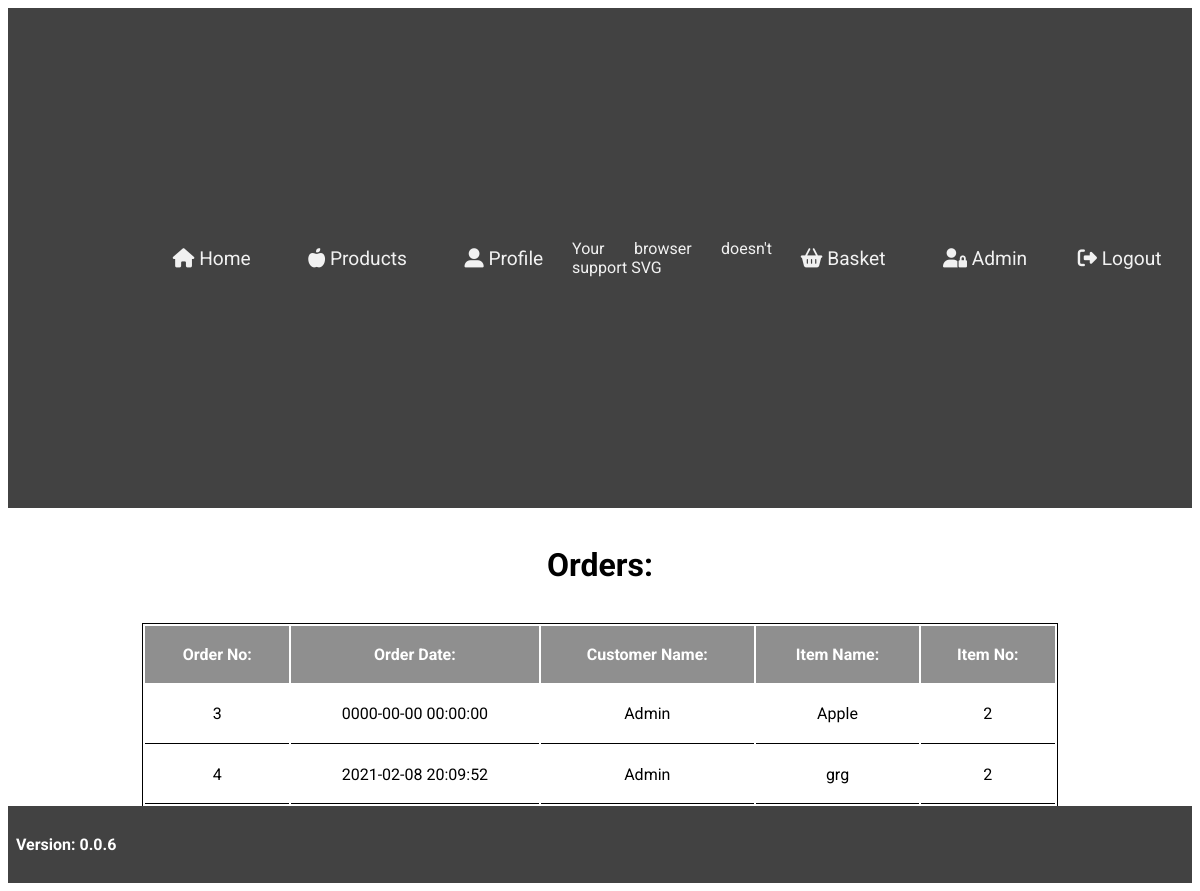
The app's page /orders.php (signed in), older data.
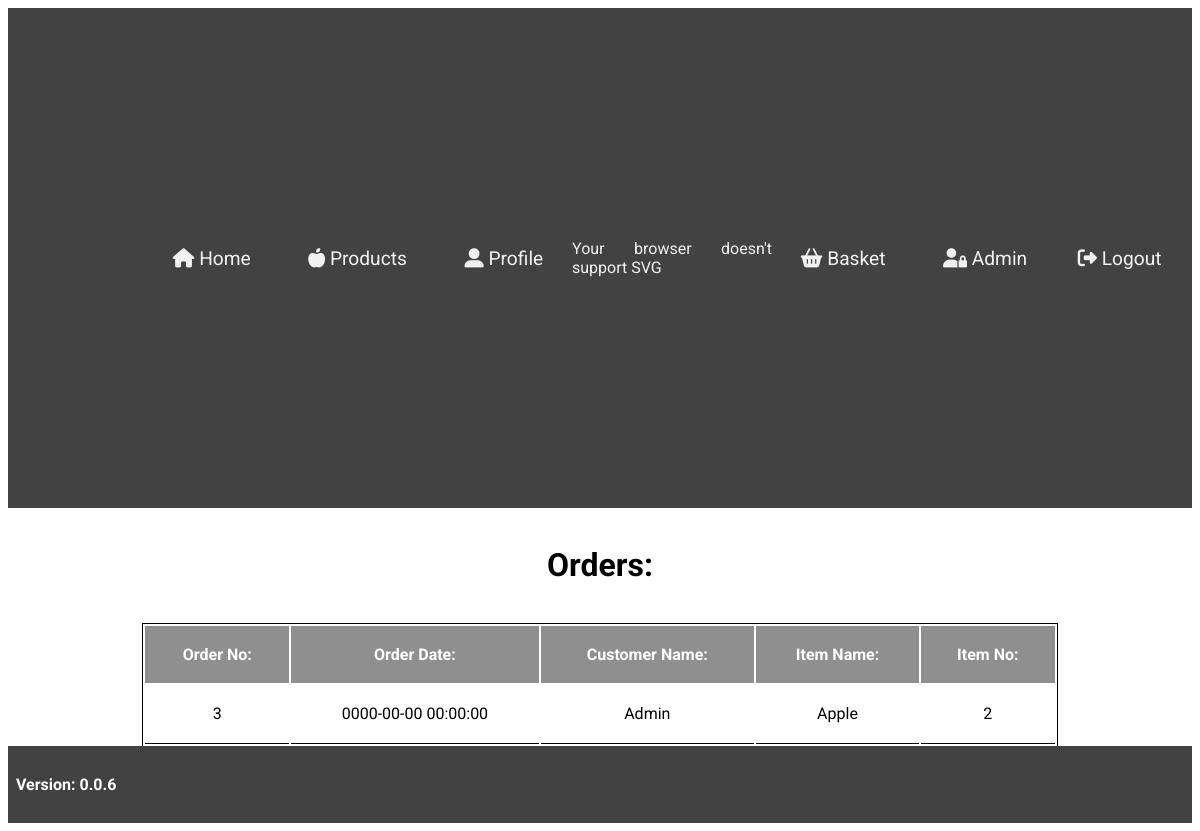
The same page, newer data.
### tables this page shows
CREATE TABLE `orders` (
  `orderId` int(12) NOT NULL,
  `orderDate` datetime NOT NULL DEFAULT current_timestamp(),
  `usrnm` varchar(255) NOT NULL,
  `itemId` int(12) NOT NULL,
  `itemName` varchar(255) NOT NULL
);

### orders.php (the view)
<?php
    require './includes/header.php';
    if(!isset($_SESSION['loggedin'])){
        header('location: index.php');
    } elseif($_SESSION['usrType'] < 1 && isset($_SESSION['loggedin'])){
        header('location: home.php');
    } else{
        $sql = 'SELECT * FROM orders';
 ?>
        <h1 class="header">Orders:</h1>
 <?php
        if($result = mysqli_query($conn, $sql)):
            if(mysqli_num_rows($result) > 0):
            ?>
                <table class="orders">
                    <thead>
                        <tr>
                            <th>Order No:</th>
                            <th>Order Date:</th>
                            <th>Customer Name:</th>
                            <th>Item Name:</th>
                            <th>Item No:</th>
                        </tr>
                    </thead>
                    <tbody>
                    <?php
                    while($row = mysqli_fetch_array($result)):
                    ?>
                        <tr>
                            <td><?php echo $row['orderId']; ?></td>
                            <td><?php echo $row['orderDate']; ?></td>
                            <td><?php echo $row['usrnm']; ?></td>
                            <td><?php echo $row['itemName']; ?></td>
                            <td><?php echo $row['itemId']; ?></td>
                    </tr>
<?php
                endwhile;
                mysqli_free_result($result);?>
                </tbody>
                </table>
<?php
            else: echo "<p>No records were found.</p>";
            endif;
        else:
                echo "ERROR: Could not execute $sql. " . mysqli_error($conn);
        endif;
    }
    include './includes/footer.php';
?>

### includes/header.php (shortened to what this page needs)
<!DOCTYPE html>
<html lang="en">
<head>
    <link rel="stylesheet" href="./css/styles.css">
</head>
<body>
    <header>
            <nav>
                <a href="./home.php"><i class="fas fa-home"></i> Home</a>
                <a href="./products.php"><i class="fas fa-apple-alt"></i> Products</a>
                <a href="./profile.php"><i class="fas fa-user-alt"></i> Profile</a>
                <object data="./assets/images/logo.svg" image="image/svg" style="width: 200px" href="./home.php">
                    Your browser doesn't support SVG
                </object>
                <a href="./basket.php"><i class="fas fa-shopping-basket"></i> Basket</a>
                <?php
                    if($_SESSION['usrType'] >= 1): ?>
                        <a href="./admin.php"><i class="fas fa-user-lock"></i> Admin</a>
                <?php endif; ?>
                <a href="./logout.php" class="left"><i class="fas fa-sign-out-alt"></i> Logout</a>
            </nav>
    </header>

### includes/footer.php (shortened to what this page needs)
    <footer>
     <h4 class="verCtrl">Version: 0.0.6</h4>
    </footer>
    </body>
</html>

### css/styles.css (style rules this page uses)
* { box-sizing: border-box; font-family: 'Roboto', sans-serif; }
.header { text-align: center; margin: 1.2em 0; }
header { display: flex; align-items:center; justify-content: center; width: 100%; height: 500px; background-color: #424242; color: white; }
nav { max-width: 100vw; width: 100%; color: #f1f1f1; display: flex; flex-wrap: wrap; text-align: justify; justify-content: center; align-items: center; padding: .3em; }
nav a { padding: .5em; margin-right: 1em; margin-left: 1em; display: inline-block; text-decoration: none; color: #f1f1f1; font-size: 1.2em; }
nav .left { position: absolute; right: 0; margin: 0 1.5em 0 0; }
.orders { width: calc(80% - 2em); max-width: 100%; margin: 0 auto; border: 1px solid; border-bottom: none; }
.orders thead { padding: 2em; width: 100%; background-color: #8F8F8F; color: white; }
.orders tbody { text-align: center; }
.orders th, .orders td { padding: 1.2em; }
.orders td { border-bottom: 1px solid; }
footer { display: flex; align-items:flex-end; width: 100%; background-color: #424242; color: white; padding: .5em; }
.verCtrl { text-align: right; }

Row changes from the older to the newer data that the page shows:
removed orders: orderId "4", orderDate "2021-02-08 20:09:52", usrnm "Admin", itemName "grg", itemId "2"
